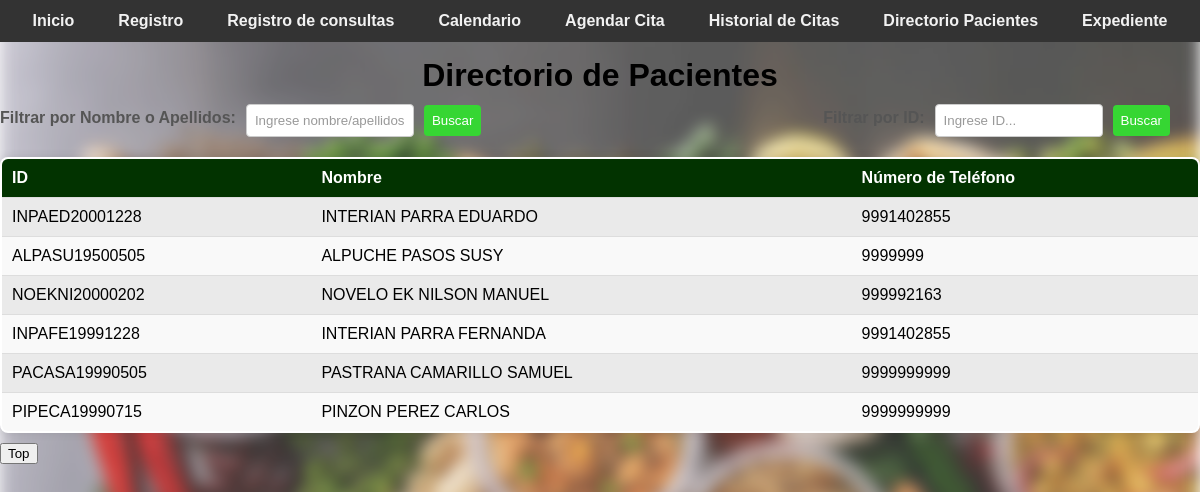
/directorio_pacientes, run on the app's committed database.
### tables this page shows
CREATE TABLE pacientes (
                    id_paciente TEXT PRIMARY KEY,
                    primer_apellido TEXT NOT NULL,
                    segundo_apellido TEXT NOT NULL,
                    nombres TEXT NOT NULL,
                    fecha_nacimiento TEXT NOT NULL,
                    religion TEXT NOT NULL,
                    escolaridad TEXT NOT NULL,
                    ocupacion TEXT NOT NULL,
                    estado_civil TEXT NOT NULL,
                    servicio_salud TEXT NOT NULL,
                    celular TEXT NOT NULL,
                    turno TEXT NOT NULL,
                    genero TEXT NOT NULL,
                    peso REAL NOT NULL,
                    altura REAL NOT NULL,
                    imc REAL NOT NULL,
                    fecha_registro TEXT NOT NULL,
                    registrado_por TEXT NOT NULL
                );

### app.py (the view, shortened to what this page needs)
@app.route('/directorio_pacientes', methods=['GET', 'POST'])
def directorio_pacientes():
    with get_db_connection() as connection:
        cursor = connection.cursor()
        cursor.execute("SELECT * FROM pacientes")
        pacientes = cursor.fetchall()
    return render_template('directorio_pacientes.html', pacientes=pacientes)

### app.py (called while the page is built)
def get_db_connection():
    connection = sqlite3.connect('nutricion_consulta.db')
    connection.row_factory = sqlite3.Row
    return connection

### templates/directorio_pacientes.html (shortened to what this page needs)
<!DOCTYPE html>
<html lang="es">
<head>
    <link rel="stylesheet" href="{{ url_for('static', filename='css/style.css') }}">
</head>
<body>
    <div class="navbar" id="navbar">
        <a href="/">Inicio</a>
        <a href="/registro">Registro</a>
        <a href="/consultar">Registro de consultas</a>
        <a href="/options">Calendario</a>
        <a href="/agendar_cita">Agendar Cita</a>
        <a href="/historial_citas">Historial de Citas</a>
        <a href="/directorio_pacientes">Directorio Pacientes</a>
        <a href="/expediente">Expediente</a>
        </div>
<br>      <br>
    <h1>Directorio de Pacientes</h1>
    <div class="filter-container">
    <form action="{{ url_for('directorio_pacientes') }}" method="post" class="filter-form">
        <label for="filtro_apellidos">Filtrar por Nombre o Apellidos:</label>
        <input type="text" id="filtro_apellidos" name="filter_text" placeholder="Ingrese nombre/apellidos..">
        <input type="submit" value="Buscar">
    </form>
    <form action="{{ url_for('directorio_pacientes') }}" method="post" class="filter-form">
        <label for="filtro_id">Filtrar por ID:</label>
        <input type="text" id="filtro_id" name="filter_text" placeholder="Ingrese ID...">
        <input type="submit" value="Buscar">
    </form>
    </div>
    <table>
        <tr>
            <th>ID</th>
            <th>Nombre</th>
            <th>Número de Teléfono</th>
        </tr>
        {% for paciente in pacientes %}
        <tr>
            <td>{{ paciente[0] }}</td>
            <td>{{ paciente[1] }} {{ paciente[2] }} {{ paciente[3] }}</td>
            <td>{{ paciente[10] }}</td>
        </tr>
        {% endfor %}
    </table>
    <button onclick="topFunction()" class="top-btn" id="myBtn" title="Go to top">Top</button>
</body>
</html>

### static/css/style.css (style rules this page uses)
body { font-family: Arial, sans-serif; margin: 0; padding: 0; }
body::before { content: ""; position: fixed; top: 0; left: 0; width: 100%; height: 100%; z-index: -1; background-image: url('/static/css/Imagen/fondo.jpg'); background-size: cover; filter: blur(8px); opacity: .8; }
label { font-weight: bold; }
.navbar { background-color: #333; display: flex; justify-content: center; padding: 25px 20; position: fixed; top: 0; left: 0; width: 100%; z-index: 1000; }
.navbar a { color: #f2f2f2; text-align: center; padding: 10px 20px; text-decoration: none; transition: background-color 0.3s ease, color 0.3s ease, border-color 0.3s ease; border-radius: 25px; margin: 20 5px; border: 2px solid transparent; font-weight: bold; }
.button, .btn-login, input[type="submit"] { display: inline-block; padding: 10px 20px; border-radius: 5px; cursor: pointer; text-decoration: none; transition: background-color 0.3s ease; }
label { display: inline-block; margin-bottom: 5px; }
input[type="text"]::placeholder, input[type="password"]::placeholder { color: #999; }
input[type="text"], input[type="number"], .add-button { width: 150px; padding: 8px 12px; margin-right: 10px; border-radius: 4px; border: 1px solid #ccc; cursor: pointer; }
th, td { padding: 10px; text-align: center; border-bottom: 1px solid #ddd; transition: background-color 0.3s; }
th { background-color: #333; color: #ffffff; }
tr:nth-child(even) { background-color: #f2f2f2; }
tr:nth-child(odd) { background-color: #e6e6e6; }
h1, h2, strong { color: #000000; }
h1 { margin-bottom: 10px; text-align: center; }
.filter-container { display: flex; justify-content: space-between; margin-bottom: 20px; }
.filter-form { display: flex; align-items: center; margin-right: 20px; display: flex; }
.filter-form label { margin-right: 10px; color: #555; font-weight: bold; }
.filter-form input[type="text"], .filter-form input[type="number"], .filter-form input[type="date"], .filter-form input[type="time"], .filter-form input[type="tel"], .filter-form input[type="number,2"], .filter-form input[type="submit"] { padding: 8px; border-radius: 4px; border: 1px solid #ccc; margin-right: 10px; }
.filter-form input[type="submit"] { background-color: #36d633; color: #fff; border: none; cursor: pointer; }
table { width: 100%; margin: 0 auto; border: 2px solid #000000; border-radius: 8px; overflow: hidden; box-shadow: 0 0 10px rgba(0, 0, 0, 0.1); max-width: 100%; border-collapse: collapse; margin-bottom: 10px; background-color: #fff; opacity: 1; animation: fadeIn 0.5s ease-in-out; transition: opacity 0.5s ease-in-out; text-size-adjust: 10%; }
table th, table td { padding: 10px; border-bottom: 1px solid #ddd; text-align: left; }
table th { background-color: #023300; font-weight: bold; }
table tr:nth-child(odd) { background-color: #f9f9f9; }
table tr:nth-child(even) { background-color: #eaeaea; }

### data on the page
pacientes: id_paciente "INPAED20001228", primer_apellido "INTERIAN", segundo_apellido "PARRA", nombres "EDUARDO", celular "9991402855"
pacientes: id_paciente "ALPASU19500505", primer_apellido "ALPUCHE", segundo_apellido "PASOS", nombres "SUSY", celular "9999999"
pacientes: id_paciente "NOEKNI20000202", primer_apellido "NOVELO", segundo_apellido "EK", nombres "NILSON MANUEL", celular "999992163"
pacientes: id_paciente "INPAFE19991228", primer_apellido "INTERIAN", segundo_apellido "PARRA", nombres "FERNANDA", celular "9991402855"
pacientes: id_paciente "PACASA19990505", primer_apellido "PASTRANA", segundo_apellido "CAMARILLO", nombres "SAMUEL", celular "9999999999"
pacientes: id_paciente "PIPECA19990715", primer_apellido "PINZON", segundo_apellido "PEREZ", nombres "CARLOS", celular "9999999999"
